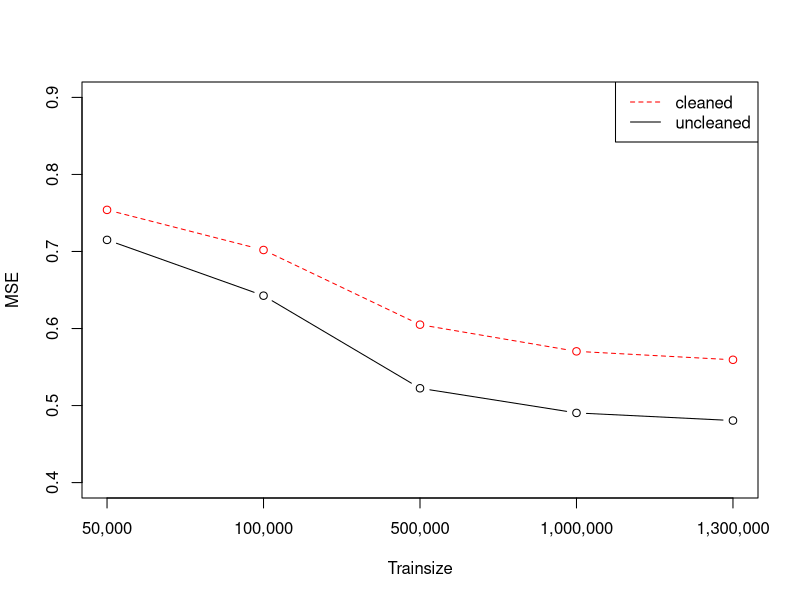
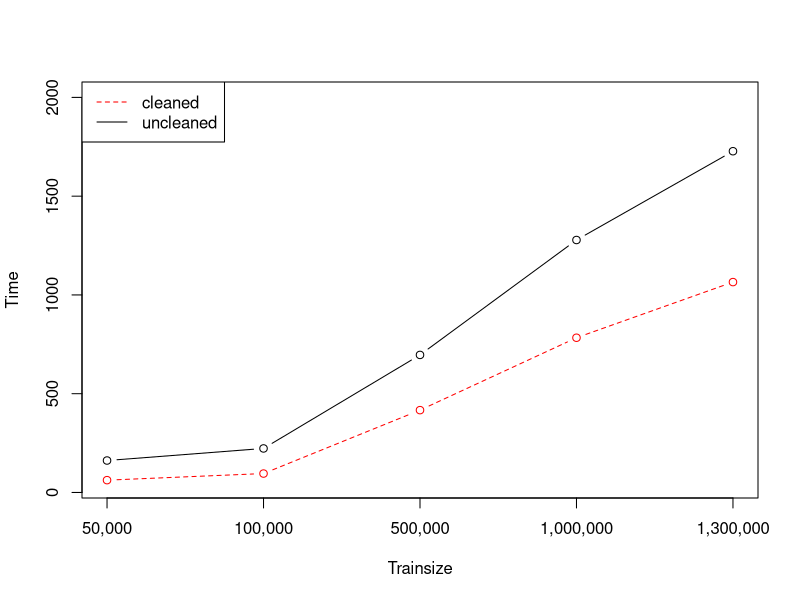
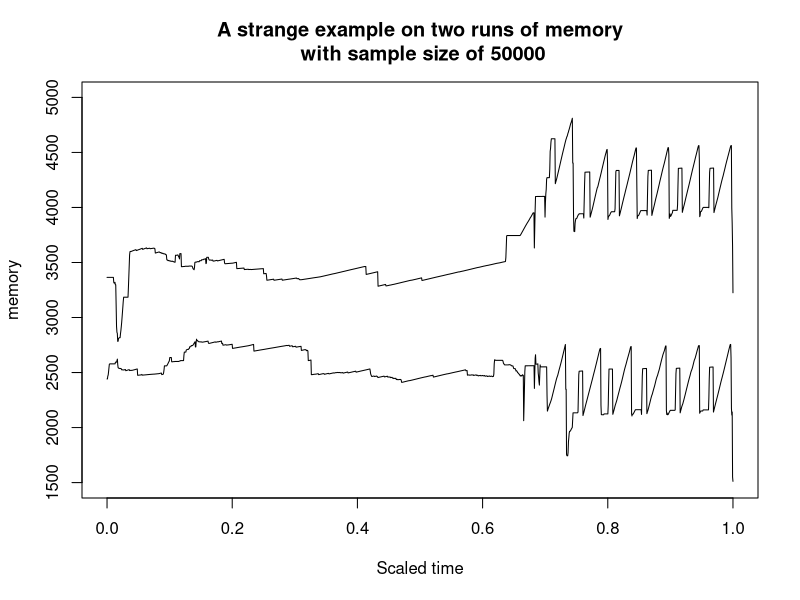

These charts were generated, in order, by the following R code: (Note: this script raises an error after producing the figures.)
# Drawing plots
rm(list = ls())
size = c("50,000", "100,000", "500,000", "1,000,000", "1,300,000")

# nbsvm mse and runtime
mse_nbsvm = c(0.7150445680609622,
        0.6426286404267321,
        0.5224403414518084,
        0.4904429653903459,
        0.4805430293789442)

runtime_nbsvm = c(164.34093689918518,
         229.50440788269043,
         701.6827099323273,
         1274.3079099655151,
         1810.5344378948212)

mse_nbsvm = rbind(mse_nbsvm,
            c(0.7150467476547174,
              0.6426303992865129,
              0.5224398920657443,
              0.49044258786664274,
              0.48054297755102626)
            )

runtime_nbsvm = rbind(runtime_nbsvm,
                c(159.19883584976196,
                  216.22107005119324,
                  691.0111610889435,
                  1281.946286201477,
                  1644.5932247638702)
                )

mse_nbsvm_clean = c(0.7540073401451344,
              0.7019338743208169,
              0.6050078373744816,
              0.5703639850663288,
              0.5594166814458159)

runtime_nbsvm_clean = c(62.340609073638916,
                  95.78064584732056,
                  416.80766677856445,
                  783.3386092185974,
                  1065.070950269699)

max_memory_nbsvm_clean = c(3556.1328125,
                           4016.16796875,
                           4883.0625,
                           6889.4453125,
                           8415.2421875)

# nb mse and runtime
mse_nb_clean = c(1.17307,
           1.11541,
           1.0309766666666667,
           1.02883,
           1.0323966666666666)

runtime_nb_clean = c(39.61942267417908,
               50.65673112869263,
               125.707590341568,
               219.24542045593262,
               269.718519449234)

max_memory_nb_clean = c(3346.27734375,
                        3552.890625,
                        5202.78515625,
                        7011.89453125,
                        8056.6328125)

mse_nb = c(1.0439866666666666,
           0.9953933333333334,
           0.9796866666666667,
           1.00215,
           1.0139866666666666)

runtime_nb = c(83.33110427856445,
               99.85633492469788,
               240.28191924095154,
               379.5233881473541,
               479.7275142669678)

max_memory_nb = c(3934.06640625,
                  4130.7109375,
                  5563.7578125,
                  8241.3125,
                  9699.23046875)


# LSTM mse and runtime
mse_lstm = c(1.40391,
             0.971385,
             0.624521,
             0.507794,
             0.358527)

runtime_lstm = c(831.241733,
                 1386.662537,
                 5965.158794,
                 11154.41401,
                 14388.01753)

max_memory_lstm = c(4279.773438,
                    3417.707031,
                    7244.527344,
                    9501.976563,
                    11828.60938)

# logistic regression data
logit = read.csv("./Logit_result/logit_result_clean.csv")


# comparison between cleaned and uncleaned data
# it is interesting that the cleaned data does worse
plot(1:5,apply(mse_nbsvm,2,mean), type = 'b', main=NULL, xlab="Trainsize", ylab="MSE",
     ylim = c(0.4,0.9), xaxt="n")
axis(1, at=1:5, labels=size)
lines(1:5,mse_nbsvm_clean, type = 'b', col="red", lty=2)
legend("topright",legend=c("cleaned","uncleaned"), col=c("red","black"),lty=c(2,1))

# plot(1:5,mse_nb, type = 'b', main="MSE on of NB different train size", xlab="Trainsize", ylab="MSE",
#      ylim = c(0.4,1.2), xaxt="n")
# axis(1, at=1:5, labels=size)
# lines(1:5,mse_nb_clean, type = 'b', col="red", lty=2)
# legend("bottomright",legend=c("cleaned","uncleaned"), col=c("red","black"),lty=c(2,1))

# runtime
plot(1:5,apply(runtime_nbsvm,2,mean), type = 'b', main=NULL, xlab="Trainsize", 
     ylim=c(50,2000), ylab="Time", xaxt="n")
axis(1, at=1:5, labels=size)
lines(1:5,runtime_nbsvm_clean, type = 'b', col="red", lty=2)
legend("topleft",legend=c("cleaned","uncleaned"), col=c("red","black"),lty=c(2,1))

# plot(1:5,runtime_nb, type = 'b', main="Runtime on of NB different train size", xlab="Trainsize", 
#      ylim=c(50,2000), ylab="Time", xaxt="n")
# axis(1, at=1:5, labels=size)
# lines(1:5,runtime_nb_clean, type = 'b', col="red", lty=2)
# legend("topleft",legend=c("cleaned","uncleaned"), col=c("red","black"),lty=c(2,1))

# scaled memory usage
memory_nbsvm1=(read.table("./NBSVM_memory/nbsvm0.txt",sep=","))
memory_nbsvm2=read.table("./NBSVM_memory/nbsvm_new0.txt",sep=",")
memory_nbsvm_clean=read.table("./NBSVM_memory/nbsvm_new_clean0.txt",sep=",")
memory_nb_clean=read.table("./NB_memory/nb0.txt",sep=",")

plot(seq(0,1,length.out = dim(memory_nbsvm1)[1]),t(memory_nbsvm1), type = 'l', ylim = c(1500,5000),
     main="A strange example on two runs of memory\n with sample size of 50000",
     ylab="memory",xlab = 'Scaled time')
lines(seq(0,1,length.out = dim(memory_nbsvm2)[1]),t(memory_nbsvm2))
lines(seq(0,1,length.out = dim(memory_nbsvm3)[1]),t(memory_nbsvm3))
lines(seq(0,1,length.out = dim(memory_nb)[1]),t(memory_nb))

# comparison between different methods

# mse
plot(1:5,mse_nbsvm_clean, type = 'b', main=NULL, xlab="Trainsize", ylab="MSE",
     ylim = c(0.3,1.5), xaxt="n")
axis(1, at=1:5, labels=size)
lines(1:5,mse_nb_clean, type = 'b', col="red", lty=2)
lines(1:5,mse_lstm, type = 'b', col="deepskyblue2", lty = 3)
lines(1:5,logit$MSE, type = 'b', col="darkblue", lty = 4)
legend("topright",legend=c("LR","LSTM","NB","NBSVM"),
       col=c("darkblue","deepskyblue2","red","black"),lty=c(4,3,2,1))

# time
plot(1:5,runtime_nbsvm_clean, type = 'b', main=NULL, xlab="Trainsize", 
     ylim=c(50,15000), ylab="Time(s)", xaxt="n")
axis(1, at=1:5, labels=size)
lines(1:5,runtime_nb_clean, type = 'b', col="red", lty=2)
lines(1:5,runtime_lstm, type = 'b', col="deepskyblue2", lty = 3)
lines(1:5,logit$Time.sec., type = 'b', col="darkblue", lty = 4)
legend("topleft",legend=c("LR","LSTM","NB","NBSVM"),
       col=c("darkblue","deepskyblue2","red","black"),lty=c(4,3,2,1))

# memory
plot(1:5,max_memory_nbsvm_clean, type = 'b', main=NULL, xlab="Trainsize", 
      ylab="Memory(MB)", xaxt="n",ylim = c(1000,12000))
axis(1, at=1:5, labels=size)
lines(1:5,max_memory_nb_clean, type = 'b', col="red", lty=2)
lines(1:5,max_memory_lstm, type = 'b', col="deepskyblue2", lty = 3)
lines(1:5,logit$Maximum.memory.usage, type = 'b', col="darkblue", lty = 4)
legend("topleft",legend=c("LR","LSTM","NB","NBSVM"),
       col=c("darkblue","deepskyblue2","red","black"),lty=c(4,3,2,1))



